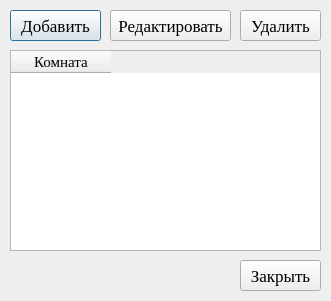
<?xml version="1.0" encoding="UTF-8"?>
<ui version="4.0">
 <class>Rooms</class>
 <widget class="QDialog" name="Rooms">
  <property name="geometry">
   <rect>
    <x>0</x>
    <y>0</y>
    <width>331</width>
    <height>301</height>
   </rect>
  </property>
  <property name="minimumSize">
   <size>
    <width>331</width>
    <height>301</height>
   </size>
  </property>
  <property name="maximumSize">
   <size>
    <width>331</width>
    <height>301</height>
   </size>
  </property>
  <property name="font">
   <font>
    <family>Times New Roman</family>
    <pointsize>13</pointsize>
   </font>
  </property>
  <property name="windowTitle">
   <string>Rooms</string>
  </property>
  <widget class="QPushButton" name="pushButton">
   <property name="geometry">
    <rect>
     <x>10</x>
     <y>10</y>
     <width>91</width>
     <height>31</height>
    </rect>
   </property>
   <property name="text">
    <string>Добавить</string>
   </property>
  </widget>
  <widget class="QPushButton" name="pushButton_2">
   <property name="geometry">
    <rect>
     <x>110</x>
     <y>10</y>
     <width>121</width>
     <height>31</height>
    </rect>
   </property>
   <property name="text">
    <string>Редактировать</string>
   </property>
  </widget>
  <widget class="QPushButton" name="pushButton_3">
   <property name="geometry">
    <rect>
     <x>240</x>
     <y>10</y>
     <width>81</width>
     <height>31</height>
    </rect>
   </property>
   <property name="text">
    <string>Удалить</string>
   </property>
  </widget>
  <widget class="QTableWidget" name="tableWidget">
   <property name="geometry">
    <rect>
     <x>10</x>
     <y>50</y>
     <width>311</width>
     <height>201</height>
    </rect>
   </property>
   <column>
    <property name="text">
     <string>Комната</string>
    </property>
    <property name="font">
     <font>
      <family>Times New Roman</family>
      <pointsize>11</pointsize>
     </font>
    </property>
   </column>
  </widget>
  <widget class="QPushButton" name="pushButton_4">
   <property name="geometry">
    <rect>
     <x>240</x>
     <y>260</y>
     <width>81</width>
     <height>31</height>
    </rect>
   </property>
   <property name="text">
    <string>Закрыть</string>
   </property>
  </widget>
 </widget>
 <resources/>
 <connections/>
</ui>
